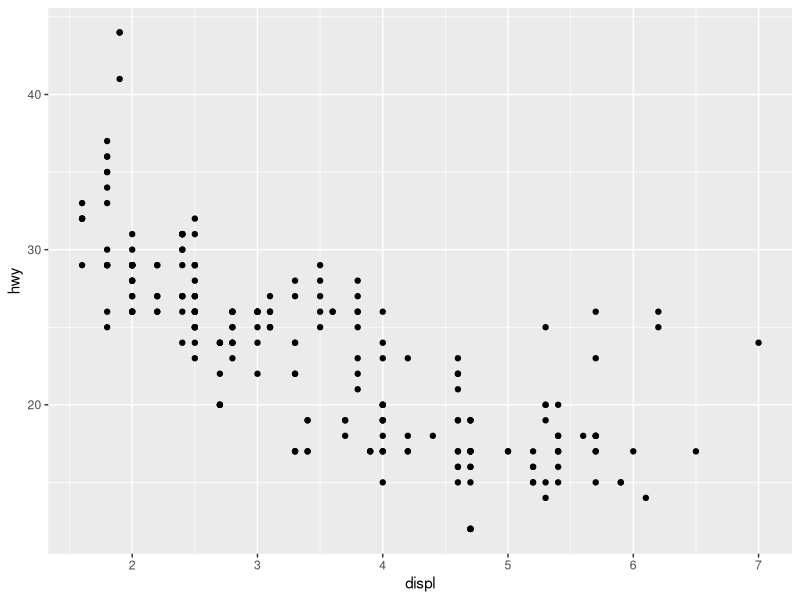
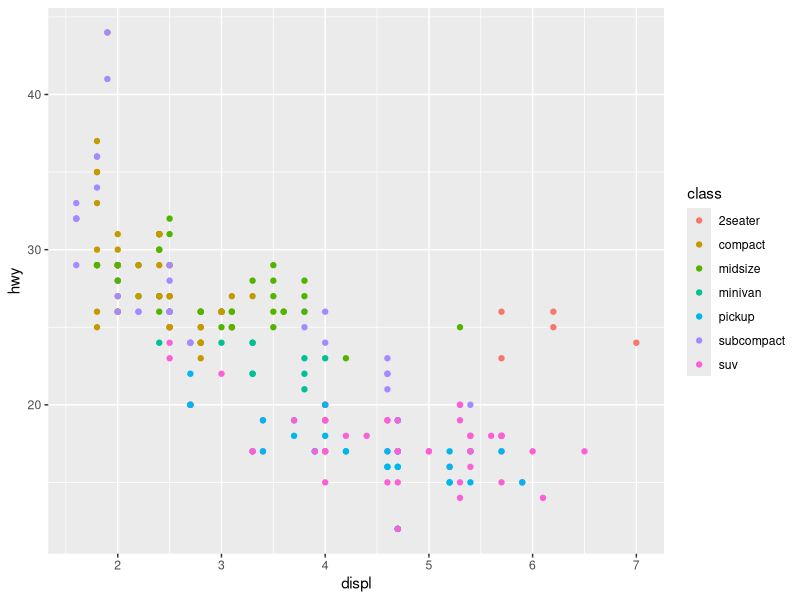
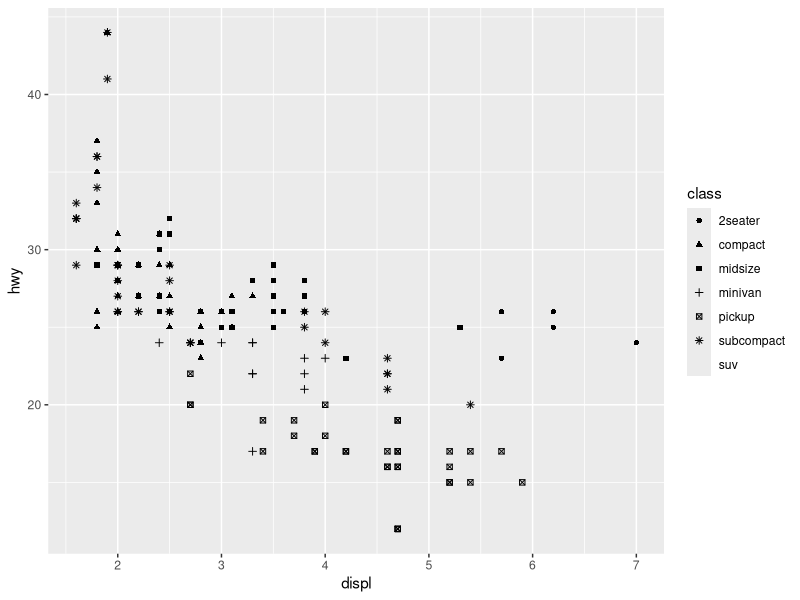
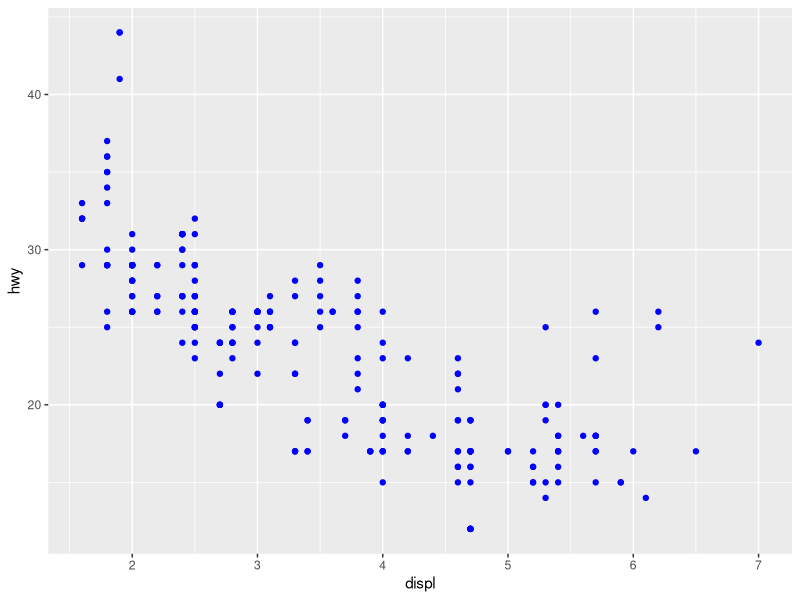
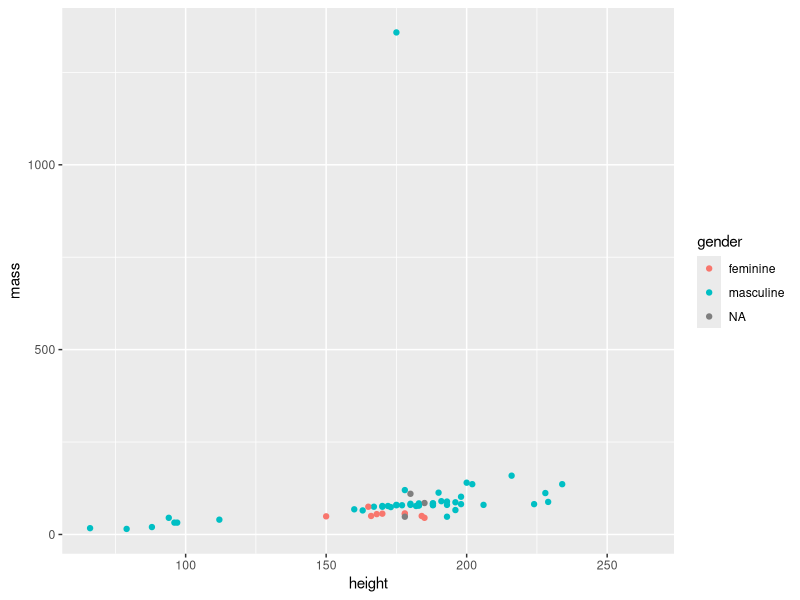
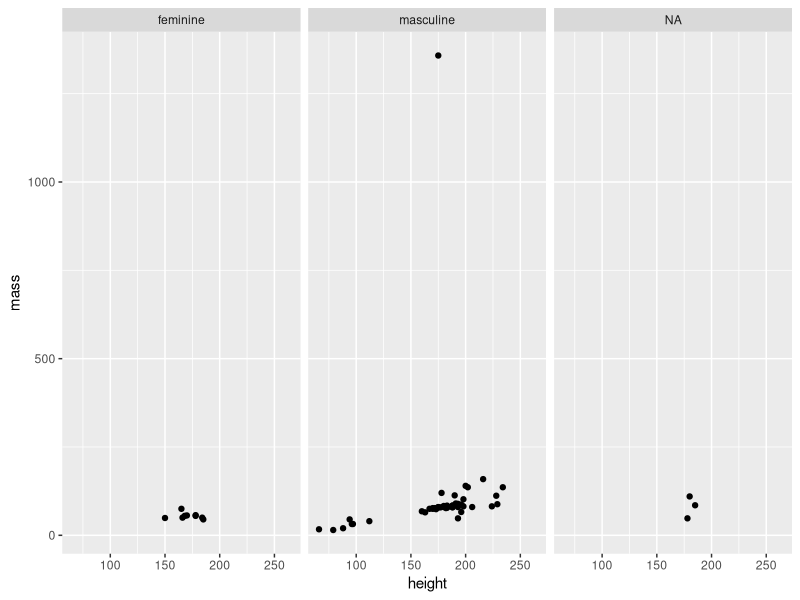
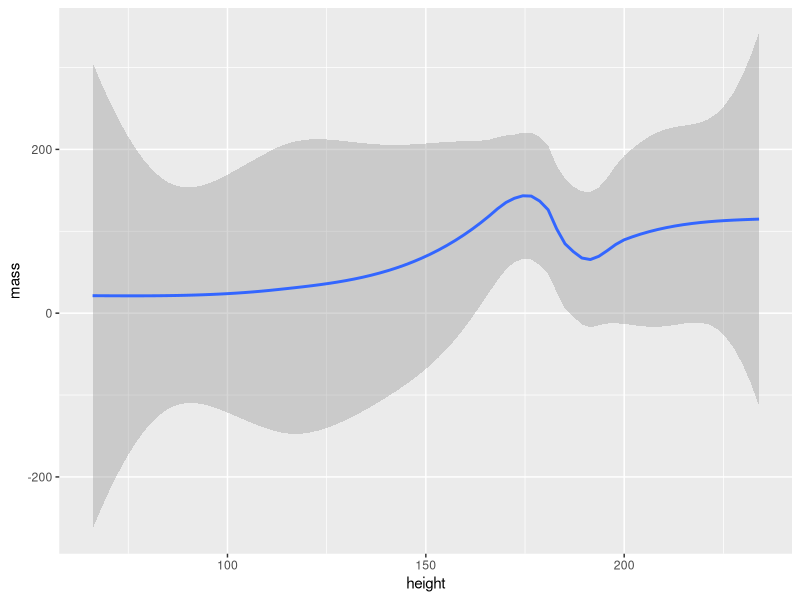
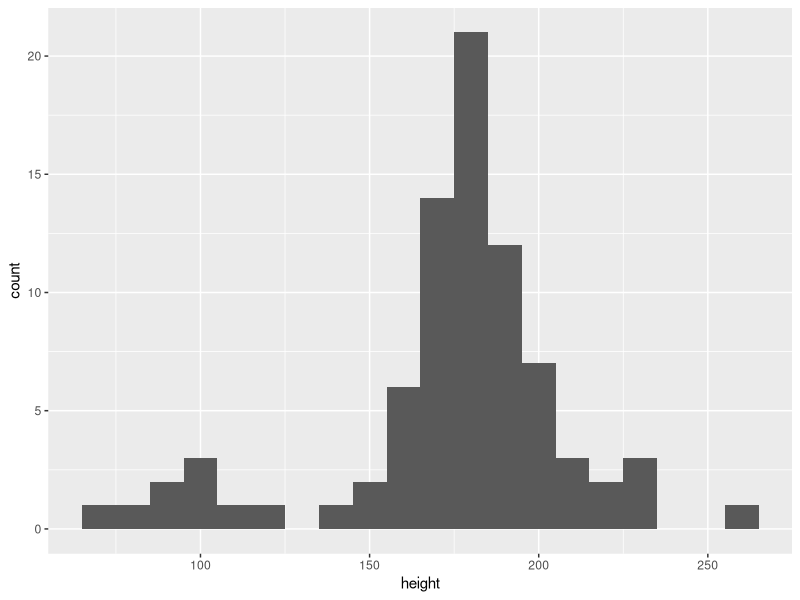

Write the R code that produced these figures, in order.
## EST171 - Métodos Computacionais para Análise de Risco
## Código da aula 06 - Mais Gráficos no R












require(ggplot2)


ggplot(data = mpg) + 
  geom_point(mapping = aes(x = displ, y = hwy))


ggplot(data = mpg) + 
  geom_point(mapping = aes(x = displ, y = hwy, color = class))


ggplot(data = mpg) + 
  geom_point(mapping = aes(x = displ, y = hwy, shape = class))


ggplot(data = mpg) + 
  geom_point(mapping = aes(x = displ, y = hwy), color = "blue")






# Exemplo Starwars
require(dplyr)

ggplot(data = starwars, aes(x = height, y = mass, color = gender)) +
  geom_point()


ggplot(data = starwars, aes(x = height, y = mass)) +
  facet_grid(. ~ gender) +
  geom_point()


ggplot(data = starwars, aes(x = height, y = mass)) +
  geom_smooth()


ggplot(starwars, aes(x = height)) +
  geom_histogram(binwidth = 10)


ggplot(starwars, aes(x = gender)) +
  geom_bar()

